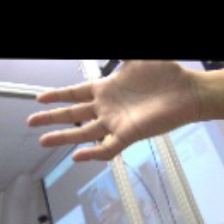
#> input picture tests/images/119_img.jpg, 224 x 224 px; its folder holds only this picture in this run
$ python native_mobrecon_smoke.py
#> lines starting #> are read from the running program, lines starting #| are printed output that depends on the picture
"""Real native Vision ROI + Core ML processing on macOS, not iPhone benchmark."""
from pathlib import Path
import subprocess,tempfile,plistlib,shutil,json
import numpy as np,cv2
root=Path(__file__).resolve().parents[1];cli=root/'ios/build/native_mobrecon'
subprocess.run(['clang++','-std=c++17','-O2','-fobjc-arc','-fblocks',str(root/'tests/coreml_image.mm'),str(root/'ios/Tracking/CoreMLTracker.mm'),
                '-framework','Foundation','-framework','CoreML','-framework','CoreVideo','-framework','Vision','-framework','ImageIO','-o',str(cli)],check=True)
#> (this line was passed over: subprocess is not available in this run)
reports=[]
with tempfile.TemporaryDirectory() as temp:
    temp=Path(temp);bundle=temp/'MobRecon.bundle';bundle.mkdir()
    (bundle/'Info.plist').write_bytes(plistlib.dumps({'CFBundleIdentifier':'test.mobrecon','CFBundlePackageType':'BNDL'}))
    shutil.copytree(root/'ios/build/host/mobrecon.mlmodelc',bundle/'mobrecon.mlmodelc')
    for p in sorted((root/'tests/images').glob('*.jpg')):
        photo=cv2.imread(str(p));assert photo is not None
#> further down, photo is the input picture: shape (224, 224, 3); mean B, G, R 119.8, 117.5, 121.3
        image=cv2.resize(photo,(480,480));single=np.zeros((480,640,3),np.uint8);single[:,80:560]=image
#> after `single[:, 80:560] = image`:
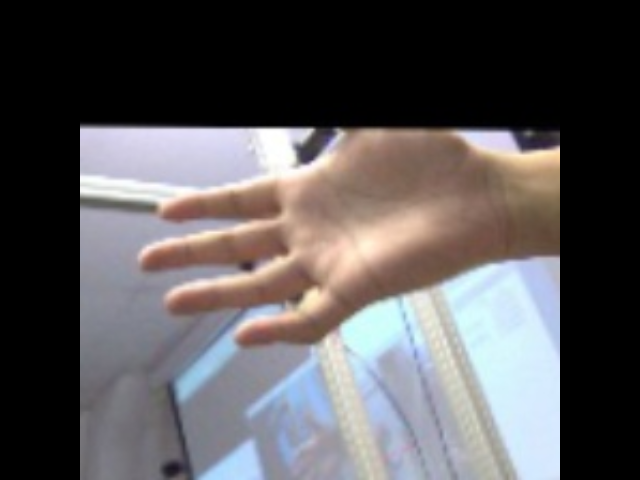
#> single: shape (480, 640, 3); mean B, G, R 89.8, 88, 90.9
        pair=np.zeros((480,640,3),np.uint8);small=cv2.resize(photo,(320,320))
        pair[80:400,:320]=small;pair[80:400,320:]=small[:,::-1]
#> after `pair[80:400, :320] = small`:
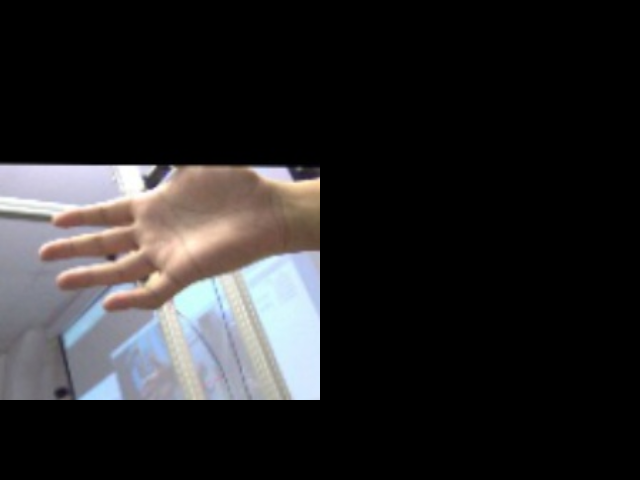
#> pair: shape (480, 640, 3); mean B, G, R 39.9, 39.1, 40.4
#> after `pair[80:400, 320:] = small[:, ::-1]`:
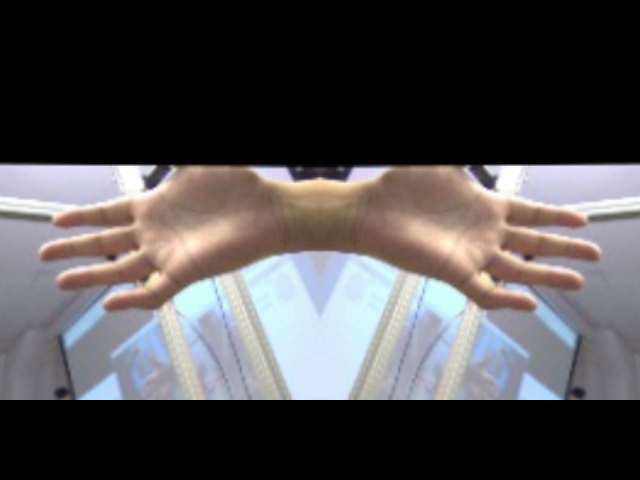
#> pair: shape (480, 640, 3); mean B, G, R 79.8, 78.3, 80.8
        for label,canvas in (('original',single),('mirror',single[:,::-1].copy()),('two_hands',pair)):
            frame=temp/'frame.bgra';frame.write_bytes(cv2.cvtColor(canvas,cv2.COLOR_BGR2BGRA).tobytes())
#> (the run stopped early here; a loop or call above may not have finished)

$ run again, on tests/images/138_img.jpg
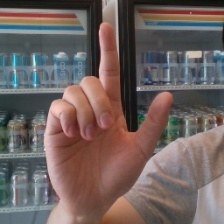
#> input picture tests/images/138_img.jpg, 224 x 224 px
#> photo is the input picture: shape (224, 224, 3); mean B, G, R 95, 97.8, 111
#> `single[:, 80:560] = image`:
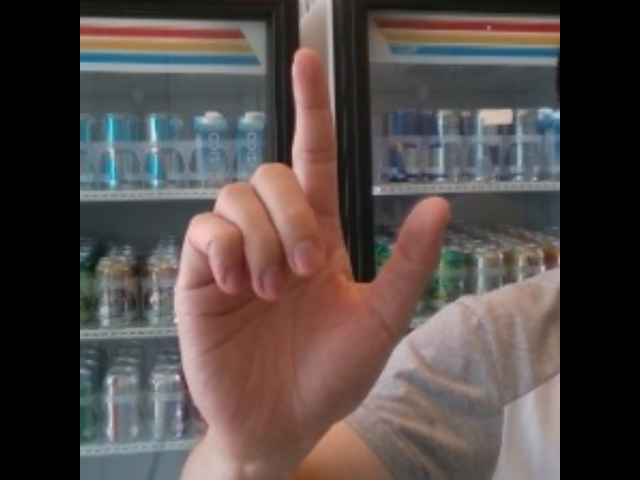
#> single: shape (480, 640, 3); mean B, G, R 71.2, 73.3, 83.1
#> `pair[80:400, 320:] = small[:, ::-1]`:
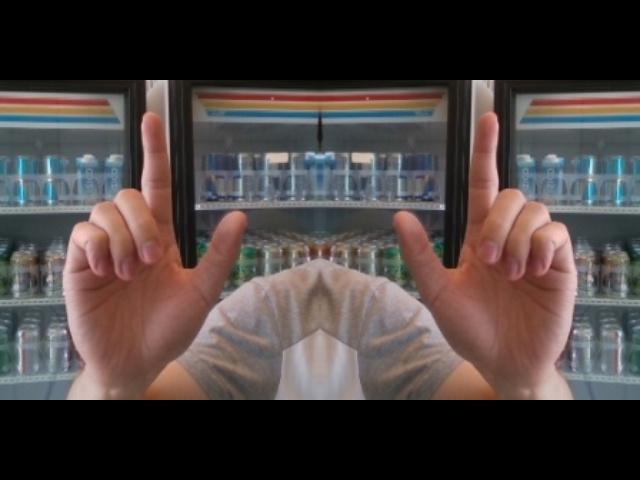
#> pair: shape (480, 640, 3); mean B, G, R 63.3, 65.1, 73.9
